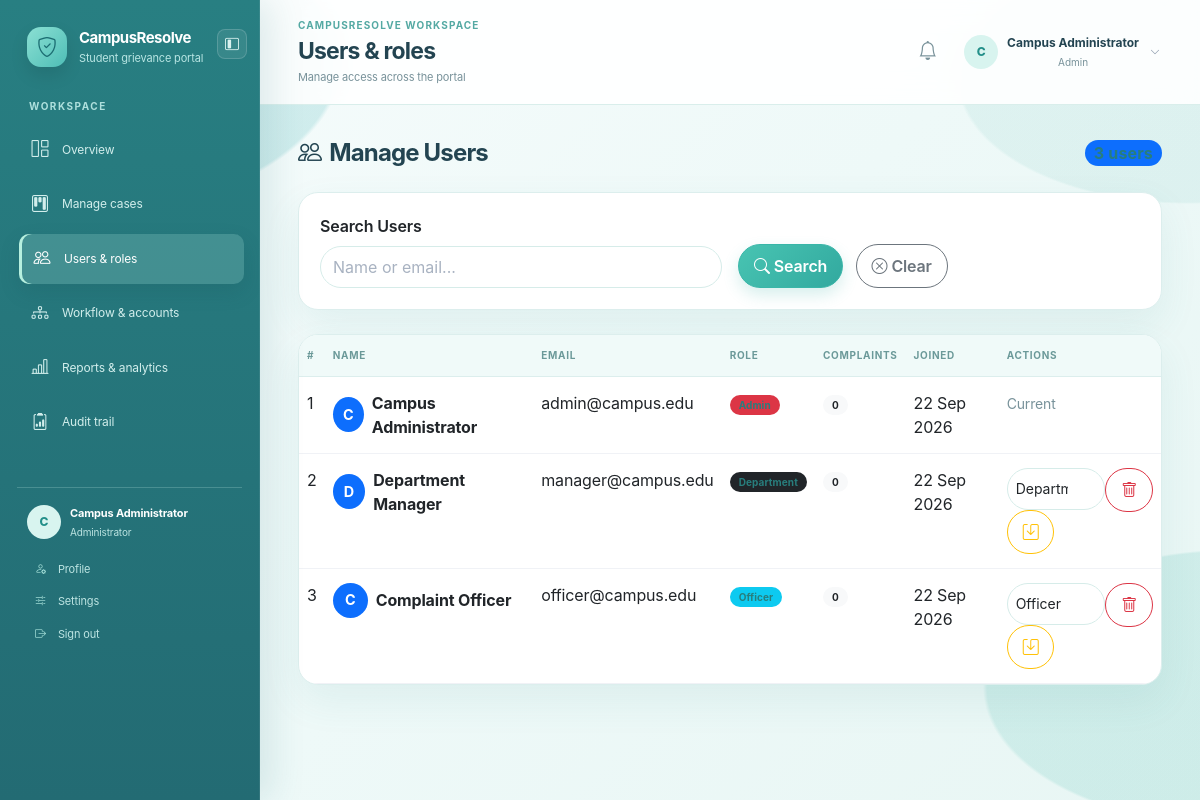
/admin_users.php (signed in), run on an earlier commit of the app's database.
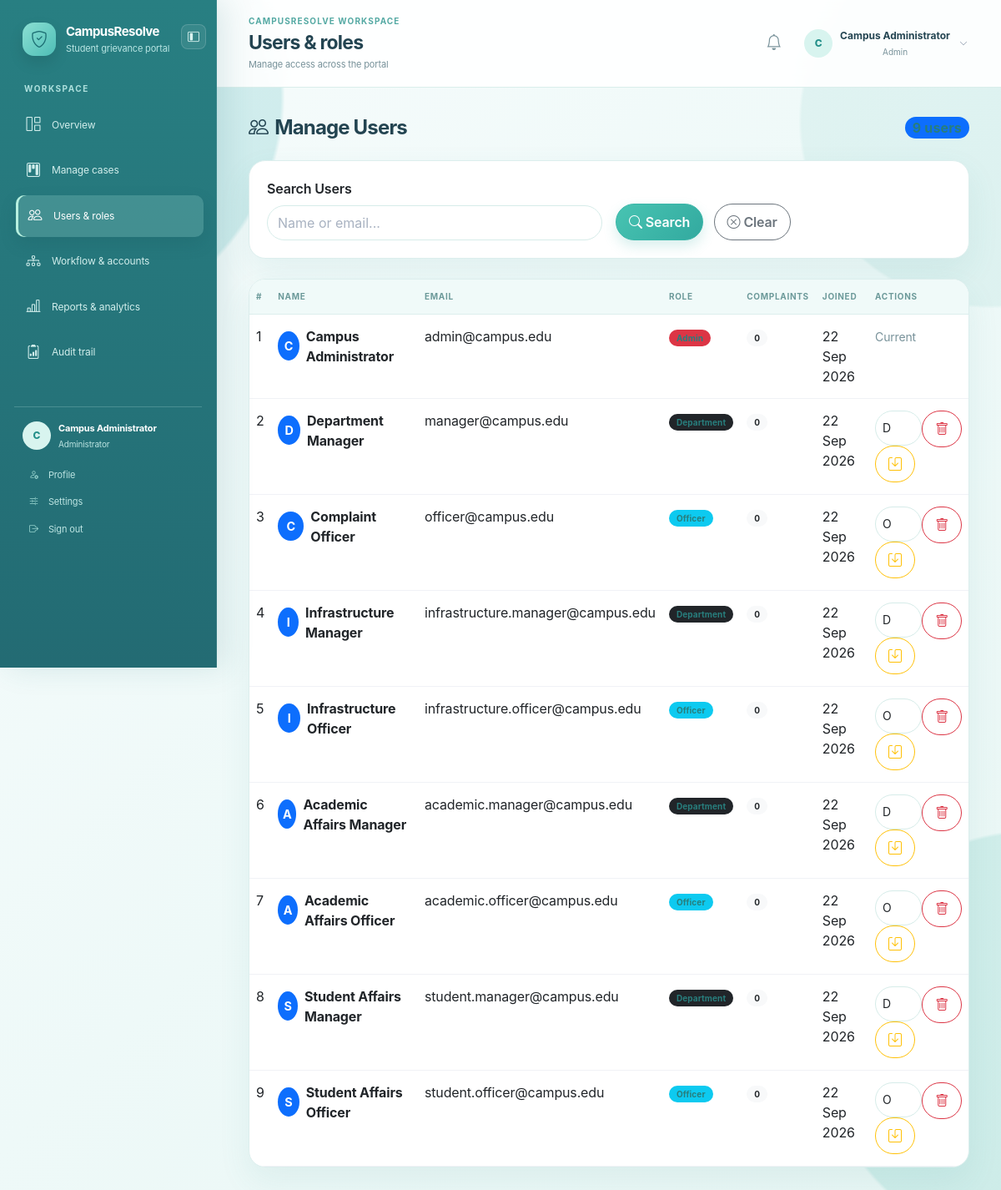
And on a later commit of the database.
### tables this page shows
CREATE TABLE IF NOT EXISTS `users` (
  `id` INT AUTO_INCREMENT PRIMARY KEY,
  `full_name` VARCHAR(100) NOT NULL,
  `email` VARCHAR(150) NOT NULL UNIQUE,
  `password` VARCHAR(255) NOT NULL,
  `role` ENUM('user','admin','department','officer') NOT NULL DEFAULT 'user',
  `department_id` INT DEFAULT NULL,
  `is_active` TINYINT(1) NOT NULL DEFAULT 1,
  `created_at` TIMESTAMP DEFAULT CURRENT_TIMESTAMP,
  CONSTRAINT `fk_users_department` FOREIGN KEY (`department_id`) REFERENCES `departments`(`id`) ON DELETE SET NULL,
  INDEX `idx_users_role_active` (`role`, `is_active`)
);

### includes/security.php (called while the page is built, shortened)
<?php
function role_home(?string $role = null): string
{
    $role = $role ?? ($_SESSION['user_role'] ?? 'user');
    return match ($role) {
        'admin' => 'admin_dashboard.php',
        'department' => 'department_dashboard.php',
        'officer' => 'officer_dashboard.php',
        default => 'dashboard.php',
    };
}
?>

### admin_users.php (the view, shortened to what this page needs)
<?php
require_once 'config.php';
$search = trim($_GET['search'] ?? '');
$where_sql = '';
$sql = "SELECT u.*, (SELECT COUNT(*) FROM complaints WHERE user_id = u.id) as complaint_count FROM users u $where_sql ORDER BY u.created_at DESC";
$stmt = $conn->prepare($sql);
$stmt->execute();
$users = $stmt->get_result()->fetch_all(MYSQLI_ASSOC);
?>
<!DOCTYPE html>
<html lang="en">
<head>
    <link href="https://cdn.jsdelivr.net/npm/bootstrap@5.3.0/dist/css/bootstrap.min.css" rel="stylesheet">
    <link rel="stylesheet" href="https://cdn.jsdelivr.net/npm/bootstrap-icons@1.10.0/font/bootstrap-icons.css">
    <link rel="stylesheet" href="assets/css/style.css?v=sidebar-collapse-20260922-1">
</head>
<body>
    <div class="d-flex">
        <?php include 'includes/sidebar.php'; ?>
        <div class="flex-grow-1">
            <?php include 'includes/topbar.php'; ?>
            <main class="p-4">
                <div class="d-flex justify-content-between align-items-center mb-4">
                    <h4 class="fw-bold mb-0"><i class="bi bi-people me-2"></i>Manage Users</h4>
                    <span class="badge bg-primary fs-6"><?= count($users) ?> users</span>
                </div>
                <div class="card border-0 shadow-sm mb-4">
                    <div class="card-body">
                        <form method="GET" class="row g-3 align-items-end">
                            <div class="col-md-6">
                                <label class="form-label fw-semibold">Search Users</label>
                                <input type="text" name="search" class="form-control" placeholder="Name or email..." value="<?= htmlspecialchars($search) ?>">
                            </div>
                            <div class="col-md-6">
                                <button type="submit" class="btn btn-primary me-2"><i class="bi bi-search me-1"></i>Search</button>
                                <a href="admin_users.php" class="btn btn-outline-secondary"><i class="bi bi-x-circle me-1"></i>Clear</a>
                            </div>
                        </form>
                    </div>
                </div>
                <div class="card border-0 shadow-sm">
                    <div class="card-body p-0">
                        <div class="table-responsive">
                            <table class="table table-hover mb-0">
                                <thead class="table-light">
                                    <tr>
                                        <th>#</th>
                                        <th>Name</th>
                                        <th>Email</th>
                                        <th>Role</th>
                                        <th>Complaints</th>
                                        <th>Joined</th>
                                        <th>Actions</th>
                                    </tr>
                                </thead>
                                <tbody>
                                    <?php if (empty($users)): ?>
                                    <tr><td colspan="7" class="text-center text-muted py-4">No users found.</td></tr>
                                    <?php else: ?>
                                    <?php foreach ($users as $u): ?>
                                    <tr>
                                        <td><?= $u['id'] ?></td>
                                        <td>
                                            <div class="d-flex align-items-center">
                                                <div class="bg-primary text-white rounded-circle d-flex align-items-center justify-content-center me-2" style="width:35px;height:35px;font-size:0.9rem;">
                                                    <?= strtoupper(substr($u['full_name'], 0, 1)) ?>
                                                </div>
                                                <strong><?= htmlspecialchars($u['full_name']) ?></strong>
                                            </div>
                                        </td>
                                        <td><?= htmlspecialchars($u['email']) ?></td>
                                        <td>
                                            <span class="badge <?= $u['role'] === 'admin' ? 'bg-danger' : ($u['role'] === 'officer' ? 'bg-info' : ($u['role'] === 'department' ? 'bg-dark' : 'bg-primary')) ?>">
                                                <?= ucfirst($u['role']) ?>
                                            </span>
                                        </td>
                                        <td><span class="badge bg-light text-dark"><?= $u['complaint_count'] ?></span></td>
                                        <td><?= date('d M Y', strtotime($u['created_at'])) ?></td>
                                        <td>
                                            <?php if ($u['id'] !== (int)$_SESSION['user_id']): ?>
                                            <div class="btn-group btn-group-sm">
                                                <form method="POST" class="d-inline">
                                                    <select name="new_role" class="form-select form-select-sm" aria-label="Change role">
                                                        <?php foreach (['user','admin','department','officer'] as $role): ?><option value="<?= $role ?>" <?= $u['role'] === $role ? 'selected' : '' ?>><?= ucfirst($role) ?></option><?php endforeach; ?>
                                                    </select>
                                                    <button type="submit" name="update_role" class="btn btn-outline-warning" title="Save Role"><i class="bi bi-save"></i></button>
                                                </form>
                                                <form method="POST" class="d-inline" onsubmit="return confirm('Are you sure you want to delete this user? All their complaints will also be deleted.')">
                                                    <button type="submit" name="delete_user" class="btn btn-outline-danger" title="Delete User">
                                                        <i class="bi bi-trash"></i>
                                                    </button>
                                                </form>
                                            </div>
                                            <?php else: ?>
                                            <span class="text-muted"><small>Current</small></span>
                                            <?php endif; ?>
                                        </td>
                                    </tr>
                                    <?php endforeach; ?>
                                    <?php endif; ?>
                                </tbody>
                            </table>
                        </div>
                    </div>
                </div>
            </main>
        </div>
    </div>
</body>
</html>

### includes/sidebar.php (shortened to what this page needs)
<?php
$unread_count = 0;
if (isset($_SESSION['user_id'])) {
    $notif_stmt = $conn->prepare("SELECT COUNT(*) as cnt FROM notifications WHERE user_id = ? AND is_read = 0");
    if ($notif_stmt) {
        $notif_stmt->bind_param('i', $_SESSION['user_id']);
        $notif_stmt->execute();
        $notif_result = $notif_stmt->get_result()->fetch_assoc();
        $unread_count = (int) ($notif_result['cnt'] ?? 0);
    }
}
$current_page = basename($_SERVER['PHP_SELF']);
$role = $_SESSION['user_role'] ?? 'user';
$role_label = ['admin' => 'Administrator', 'department' => 'Department team', 'officer' => 'Case officer', 'user' => 'Student'][$role] ?? ucfirst($role);
$initial = strtoupper(substr(trim($_SESSION['user_name'] ?? 'U'), 0, 1));
function sidebar_link(string $page, string $icon, string $label, string $current_page, ?int $badge = null): void {
    $active = $page === $current_page ? ' active' : '';
    echo '<li class="nav-item"><a class="nav-link' . $active . '" href="' . htmlspecialchars($page) . '"><i class="bi ' . htmlspecialchars($icon) . '"></i><span>' . htmlspecialchars($label) . '</span>';
    echo '</a></li>';
}
?>
<nav id="primary-navigation" class="sidebar" aria-label="Primary navigation">
    <div class="sidebar-brand">
        <a href="<?= htmlspecialchars(role_home($role)) ?>" class="brand-lockup">
            <span class="brand-mark"><i class="bi bi-shield-check"></i></span>
            <span><strong>CampusResolve</strong><small>Student grievance portal</small></span>
        </a>
        <button class="sidebar-collapse-toggle" type="button" data-sidebar-collapse aria-label="Collapse sidebar" aria-expanded="true" aria-controls="primary-navigation" title="Collapse sidebar">
            <i class="bi bi-layout-sidebar-inset"></i>
        </button>
    </div>
    <div class="sidebar-label">Workspace</div>
    <ul class="nav flex-column sidebar-nav">
        <?php if ($role === 'admin'): ?>
            <?php sidebar_link('admin_dashboard.php', 'bi-grid-1x2', 'Overview', $current_page); ?>
        <?php elseif ($role === 'department'): ?>
            <?php sidebar_link('department_dashboard.php', 'bi-building', 'Department queue', $current_page); ?>
            <?php sidebar_link('notifications.php', 'bi-bell', 'Notifications', $current_page, $unread_count); ?>
        <?php elseif ($role === 'officer'): ?>
            <?php sidebar_link('officer_dashboard.php', 'bi-person-badge', 'Assigned cases', $current_page); ?>
            <?php sidebar_link('notifications.php', 'bi-bell', 'Notifications', $current_page, $unread_count); ?>
        <?php endif; ?>
    </ul>
    <div class="sidebar-spacer"></div>
    <div class="sidebar-footer">
        <div class="sidebar-user">
            <span class="sidebar-avatar"><?= htmlspecialchars($initial) ?></span>
            <span><strong><?= htmlspecialchars($_SESSION['user_name'] ?? 'User') ?></strong><small><?= htmlspecialchars($role_label) ?></small></span>
        </div>
        <div class="sidebar-footer-links">
            <a href="profile.php"><i class="bi bi-person-gear"></i> Profile</a>
            <a href="settings.php"><i class="bi bi-sliders2"></i> Settings</a>
            <a href="logout.php" class="logout-link"><i class="bi bi-box-arrow-right"></i> Sign out</a>
        </div>
    </div>
    <div class="sidebar-resize-handle" data-sidebar-resize role="separator" aria-label="Resize navigation sidebar" aria-orientation="vertical" aria-valuemin="220" aria-valuemax="380" aria-valuenow="260" tabindex="0" title="Drag to resize sidebar"></div>
</nav>

### includes/topbar.php (shortened to what this page needs)
<?php
$page_titles = [
    'dashboard.php' => ['My overview', 'Your complaint activity at a glance'],
    'add_complaint.php' => ['New case', 'Tell us what needs attention'],
    'complaints.php' => ['My cases', 'Track every request in one place'],
    'admin_dashboard.php' => ['Operations overview', 'Monitor the campus resolution pipeline'],
    'admin_complaints.php' => ['Manage cases', 'Review, route, and resolve incoming cases'],
    'admin_users.php' => ['Users & roles', 'Manage access across the portal'],
    'admin_assignments.php' => ['Workflow & accounts', 'Keep ownership and escalation clear'],
    'reports.php' => ['Reports & analytics', 'Turn resolution activity into insight'],
    'admin_audit.php' => ['Audit trail', 'Review every important system action'],
    'department_dashboard.php' => ['Department queue', 'Prioritize the cases assigned to your team'],
    'officer_dashboard.php' => ['Assigned cases', 'Work through your active resolution queue'],
    'notifications.php' => ['Notifications', 'Stay current on complaint activity'],
    'profile.php' => ['My profile', 'Keep your account details up to date'],
    'settings.php' => ['Settings', 'Control your portal preferences']
];
[$page_title, $page_subtitle] = $page_titles[basename($_SERVER['PHP_SELF'])] ?? ['CampusResolve', 'Student grievance portal'];
$top_initial = strtoupper(substr(trim($_SESSION['user_name'] ?? 'U'), 0, 1));
$top_role = $_SESSION['user_role'] ?? 'user';
?>
<header class="app-topbar">
    <div class="topbar-heading">
        <div><p class="topbar-eyebrow">CampusResolve workspace</p><h1><?= htmlspecialchars($page_title) ?></h1><p class="topbar-subtitle"><?= htmlspecialchars($page_subtitle) ?></p></div>
    </div>
    <div class="topbar-actions">
        <a href="notifications.php" class="topbar-notifications" aria-label="View notifications"><i class="bi bi-bell"></i><?php if (!empty($unread_count)): ?><span><?= $unread_count > 99 ? '99+' : $unread_count ?></span><?php endif; ?></a>
        <div class="dropdown account-dropdown">
            <button class="topbar-user account-trigger" type="button" data-bs-toggle="dropdown" aria-expanded="false">
                <span class="topbar-avatar"><?= htmlspecialchars($top_initial) ?></span><span class="topbar-user-copy"><strong><?= htmlspecialchars($_SESSION['user_name'] ?? 'User') ?></strong><small><?= htmlspecialchars(ucfirst($top_role)) ?></small></span><i class="bi bi-chevron-down account-chevron"></i>
            </button>
        </div>
    </div>
</header>

What changed in the data, as far as the page shows it:
added users: id "4", full_name "I", full_name "Infrastructure Manager", email "infrastructure.manager@campus.edu", role "Department", complaint_count "0", created_at "22 Sep 2026", new_role "Department"
added users: id "5", full_name "I", full_name "Infrastructure Officer", email "infrastructure.officer@campus.edu", role "Officer", complaint_count "0", created_at "22 Sep 2026", new_role "Officer"
added users: id "6", full_name "A", full_name "Academic Affairs Manager", email "academic.manager@campus.edu", role "Department", complaint_count "0", created_at "22 Sep 2026", new_role "Department"
added users: id "7", full_name "A", full_name "Academic Affairs Officer", email "academic.officer@campus.edu", role "Officer", complaint_count "0", created_at "22 Sep 2026", new_role "Officer"
added users: id "8", full_name "S", full_name "Student Affairs Manager", email "student.manager@campus.edu", role "Department", complaint_count "0", created_at "22 Sep 2026", new_role "Department"
added users: id "9", full_name "S", full_name "Student Affairs Officer", email "student.officer@campus.edu", role "Officer", complaint_count "0", created_at "22 Sep 2026", new_role "Officer"
